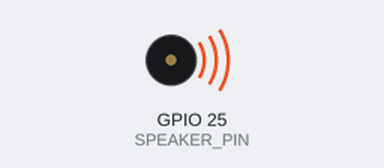
A sketch run on a simulated ESP32. On the bench: buzzer (waves = sounding).

Above: at 0.2 s.
Timing chart, 0 to 3.5 s (numbered marks = the images above):
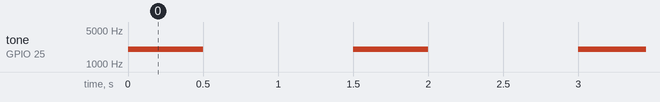

The sketch:

sketch_jun16b.ino
```cpp
#define SPEAKER_PIN 25

void setup() {
  //ledcSetup(0, 2000, 8); // פונקציה זו הוחלפה
  //ledcAttachPin(SPEAKER_PIN, 0); // פונקציה זו הוחלפה

  // שימוש בפונקציה החדשה ledcAttach:
  // ledcAttach(pin, frequency, resolution_bits)
  ledcAttach(SPEAKER_PIN, 2000, 8);
}

void loop() {
  // הפעלת צליל 1kHz למשך 500ms
  ledcWrite(SPEAKER_PIN, 128); // עוצמה חצי (הערוץ משויך אוטומטית לפי ה-pin)
  delay(500);
  ledcWrite(SPEAKER_PIN, 0);   // כיבוי צליל
  delay(1000);
}
```

Measured:
- by itself, tone on GPIO 25 (SPEAKER_PIN): alternates 2000 Hz for 0.50 s and silent for 1.0 s
